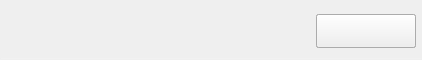
<?xml version="1.0" encoding="UTF-8"?>
<ui version="4.0">
 <class>OneConnForm</class>
 <widget class="QWidget" name="OneConnForm">
  <property name="geometry">
   <rect>
    <x>0</x>
    <y>0</y>
    <width>422</width>
    <height>60</height>
   </rect>
  </property>
  <property name="windowTitle">
   <string>Form</string>
  </property>
  <widget class="QLabel" name="lbName">
   <property name="geometry">
    <rect>
     <x>63</x>
     <y>8</y>
     <width>190</width>
     <height>20</height>
    </rect>
   </property>
   <property name="text">
    <string/>
   </property>
  </widget>
  <widget class="QPushButton" name="btnConnSub">
   <property name="geometry">
    <rect>
     <x>316</x>
     <y>14</y>
     <width>100</width>
     <height>34</height>
    </rect>
   </property>
   <property name="text">
    <string/>
   </property>
  </widget>
  <widget class="QPushButton" name="btnConn">
   <property name="geometry">
    <rect>
     <x>316</x>
     <y>14</y>
     <width>100</width>
     <height>34</height>
    </rect>
   </property>
   <property name="text">
    <string/>
   </property>
  </widget>
  <widget class="QLabel" name="lbSignal">
   <property name="geometry">
    <rect>
     <x>14</x>
     <y>14</y>
     <width>32</width>
     <height>32</height>
    </rect>
   </property>
   <property name="text">
    <string/>
   </property>
  </widget>
  <widget class="QLabel" name="lbConned">
   <property name="geometry">
    <rect>
     <x>63</x>
     <y>31</y>
     <width>140</width>
     <height>20</height>
    </rect>
   </property>
   <property name="text">
    <string/>
   </property>
  </widget>
  <widget class="QWidget" name="wbg_2" native="true">
   <property name="geometry">
    <rect>
     <x>0</x>
     <y>0</y>
     <width>422</width>
     <height>118</height>
    </rect>
   </property>
   <widget class="QLineEdit" name="lePassword">
    <property name="geometry">
     <rect>
      <x>64</x>
      <y>72</y>
      <width>352</width>
      <height>30</height>
     </rect>
    </property>
   </widget>
   <widget class="QCheckBox" name="checkBoxPwd">
    <property name="geometry">
     <rect>
      <x>390</x>
      <y>83</y>
      <width>18</width>
      <height>9</height>
     </rect>
    </property>
    <property name="text">
     <string/>
    </property>
   </widget>
  </widget>
  <widget class="QPushButton" name="btnDisConn">
   <property name="geometry">
    <rect>
     <x>316</x>
     <y>14</y>
     <width>100</width>
     <height>34</height>
    </rect>
   </property>
   <property name="text">
    <string/>
   </property>
  </widget>
  <widget class="QPushButton" name="btnConnPWD">
   <property name="geometry">
    <rect>
     <x>316</x>
     <y>14</y>
     <width>100</width>
     <height>34</height>
    </rect>
   </property>
   <property name="text">
    <string/>
   </property>
  </widget>
  <widget class="QPushButton" name="btnHideConn">
   <property name="geometry">
    <rect>
     <x>316</x>
     <y>14</y>
     <width>100</width>
     <height>34</height>
    </rect>
   </property>
   <property name="text">
    <string/>
   </property>
  </widget>
  <widget class="QWidget" name="wbg_3" native="true">
   <property name="geometry">
    <rect>
     <x>0</x>
     <y>0</y>
     <width>422</width>
     <height>148</height>
    </rect>
   </property>
   <widget class="QLabel" name="lbInfo">
    <property name="geometry">
     <rect>
      <x>63</x>
      <y>71</y>
      <width>230</width>
      <height>61</height>
     </rect>
    </property>
    <property name="text">
     <string/>
    </property>
   </widget>
  </widget>
  <widget class="Line" name="line">
   <property name="geometry">
    <rect>
     <x>0</x>
     <y>58</y>
     <width>422</width>
     <height>1</height>
    </rect>
   </property>
   <property name="styleSheet">
    <string notr="true">background-color: rgba(255, 255, 255,0.05);</string>
   </property>
   <property name="orientation">
    <enum>Qt::Horizontal</enum>
   </property>
  </widget>
  <widget class="QLabel" name="lbLoadDownImg">
   <property name="geometry">
    <rect>
     <x>115</x>
     <y>35</y>
     <width>16</width>
     <height>16</height>
    </rect>
   </property>
   <property name="text">
    <string/>
   </property>
  </widget>
  <widget class="QLabel" name="lbLoadUpImg">
   <property name="geometry">
    <rect>
     <x>200</x>
     <y>35</y>
     <width>16</width>
     <height>16</height>
    </rect>
   </property>
   <property name="text">
    <string/>
   </property>
  </widget>
  <widget class="QWidget" name="wbg" native="true">
   <property name="geometry">
    <rect>
     <x>0</x>
     <y>0</y>
     <width>422</width>
     <height>60</height>
    </rect>
   </property>
  </widget>
  <widget class="QLabel" name="lbLoadDown">
   <property name="geometry">
    <rect>
     <x>132</x>
     <y>32</y>
     <width>65</width>
     <height>20</height>
    </rect>
   </property>
   <property name="text">
    <string/>
   </property>
  </widget>
  <widget class="QLabel" name="lbLoadUp">
   <property name="geometry">
    <rect>
     <x>217</x>
     <y>32</y>
     <width>65</width>
     <height>20</height>
    </rect>
   </property>
   <property name="text">
    <string/>
   </property>
  </widget>
  <widget class="QLabel" name="lbWaiting">
   <property name="geometry">
    <rect>
     <x>316</x>
     <y>14</y>
     <width>100</width>
     <height>34</height>
    </rect>
   </property>
   <property name="text">
    <string/>
   </property>
  </widget>
  <widget class="QLabel" name="lbWaitingIcon">
   <property name="geometry">
    <rect>
     <x>356</x>
     <y>20</y>
     <width>20</width>
     <height>20</height>
    </rect>
   </property>
   <property name="text">
    <string/>
   </property>
  </widget>
  <zorder>lbLoadUp</zorder>
  <zorder>lbLoadDown</zorder>
  <zorder>wbg_3</zorder>
  <zorder>wbg_2</zorder>
  <zorder>lbName</zorder>
  <zorder>lbSignal</zorder>
  <zorder>lbConned</zorder>
  <zorder>line</zorder>
  <zorder>lbLoadDownImg</zorder>
  <zorder>lbLoadUpImg</zorder>
  <zorder>wbg</zorder>
  <zorder>btnConnSub</zorder>
  <zorder>btnConn</zorder>
  <zorder>btnConnPWD</zorder>
  <zorder>btnDisConn</zorder>
  <zorder>btnHideConn</zorder>
  <zorder>lbWaiting</zorder>
  <zorder>lbWaitingIcon</zorder>
 </widget>
 <resources/>
 <connections/>
</ui>
